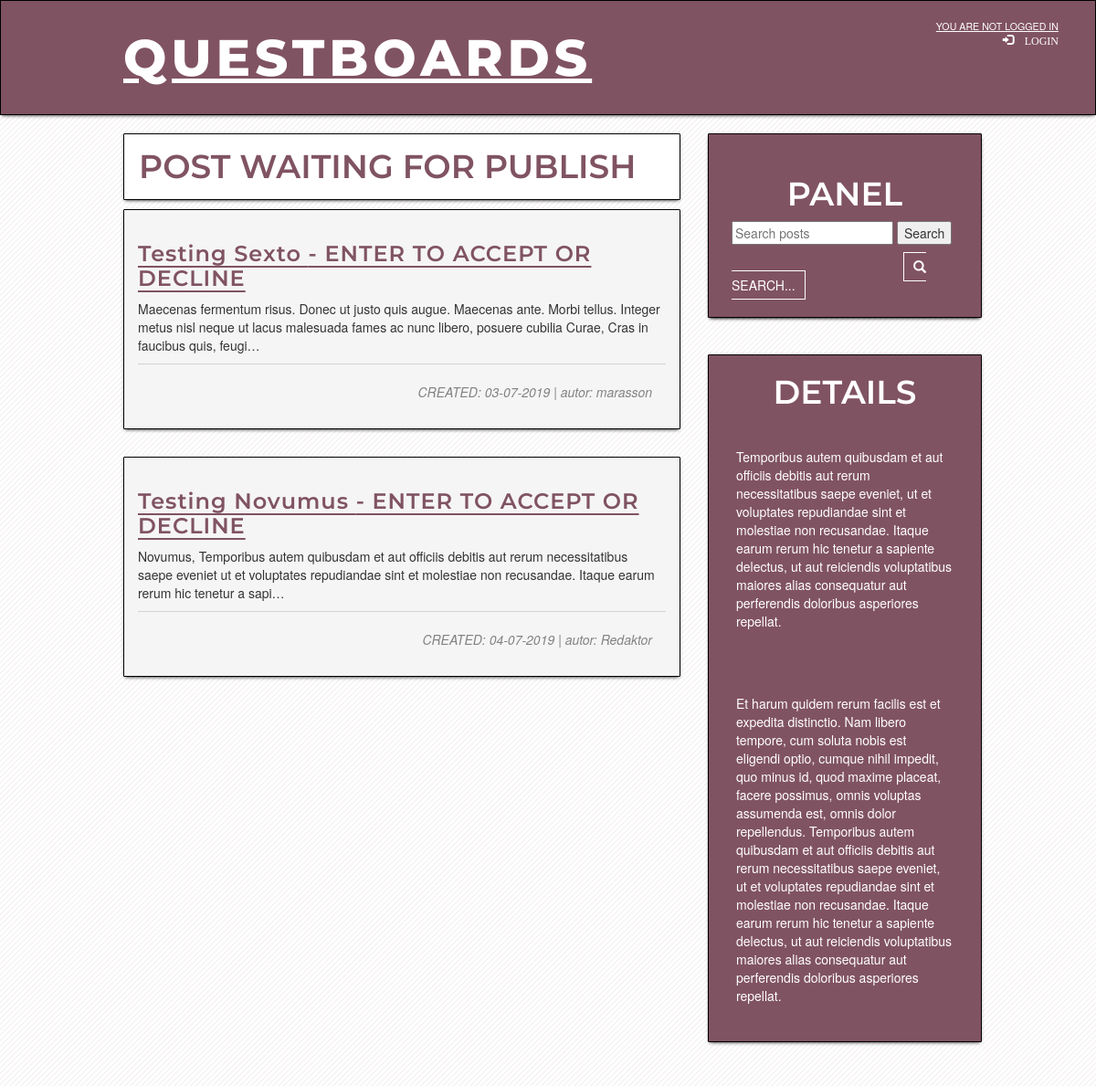
Screenshot of /drafts/ with the database file from the repository.
### my_project/models.py (models this page shows, shortened)
class Post(models.Model):
    author = models.ForeignKey('auth.User', on_delete=models.CASCADE)
    title = models.CharField(max_length=200)
    text = models.TextField()
    created_date = models.DateTimeField(
            default=timezone.now)
    published_date = models.DateTimeField(
            blank=True, null=True)

### my_project/views.py (the view)
# urls.py: path('drafts/', views.post_draft_list, name='post_draft_list'),
def post_draft_list(request):
    posts = Post.objects.filter(published_date__isnull=True).order_by('created_date')
    return render(request, 'my_project/post_draft_list.html', {'posts': posts})

### my_project/templates/my_project/post_draft_list.html
{% extends 'my_project/base.html' %}
{% block content %}
<h1 class="h1-main-list">POST WAITING FOR PUBLISH</h1>
    {% for post in posts %}
    <div class="post">
            <h1><a href="{% url 'post_detail' pk=post.pk %}">{{ post.title }} - ENTER TO ACCEPT OR DECLINE</a></h1>
            <p>{{ post.text|truncatechars:200 }}</p>
            <p class="date">CREATED: {{ post.created_date|date:'d-m-Y' }} <span>| autor:</span>
        {{ post.author }}</p>
        </div>
    {% endfor %}
{% endblock %}

### static/css/my_project.css (style rules this page uses)
body { width: 100%; }
h1, h3, h4 { font-family: 'Montserrat', sans-serif; font-weight: 600; color: #805362; }
.date { color: #828282; font-style: italic; border-top: 1px solid lightgray; padding: 20 15 5 10; text-align: right; }
.post { margin-top: 9px; margin-bottom: 30px; border: 1px solid gray; background-color: whitesmoke; box-shadow: 0 2px 4px -2px #000000; padding: 15 15 15 15; border-radius: 1px; border: 1px solid black; }
.post h1 a, .post h1 a:visited { font-family: 'Montserrat', sans-serif; font-weight: 600; font-size: 18pt !important; color: #805362; text-decoration: underline; text-underline-position: under; letter-spacing: 1px; }
.h1-main-list { margin-top: 0px; padding: 16 16 16 16; text-align: left; color: #805362; background-color: #fff; box-shadow: 0 2px 4px -2px #000000; border-radius: 1px; border: 1px solid black; }

### rows the page displays
Post: title "Testing Sexto", text "Maecenas fermentum risus. Donec ut justo quis augue. Maecenas ante. Morbi tellus. Integer metus nisl neque ut lacus malesuada fames ac nunc libero, posuere cubilia Curae, Cras in faucibus quis, feugi…", created_date "03-07-2019", author "marasson"
Post: title "Testing Novumus", text "Novumus, Temporibus autem quibusdam et aut officiis debitis aut rerum necessitatibus saepe eveniet ut et voluptates repudiandae sint et molestiae non recusandae. Itaque earum rerum hic tenetur a sapi…", created_date "04-07-2019", author "Redaktor"
